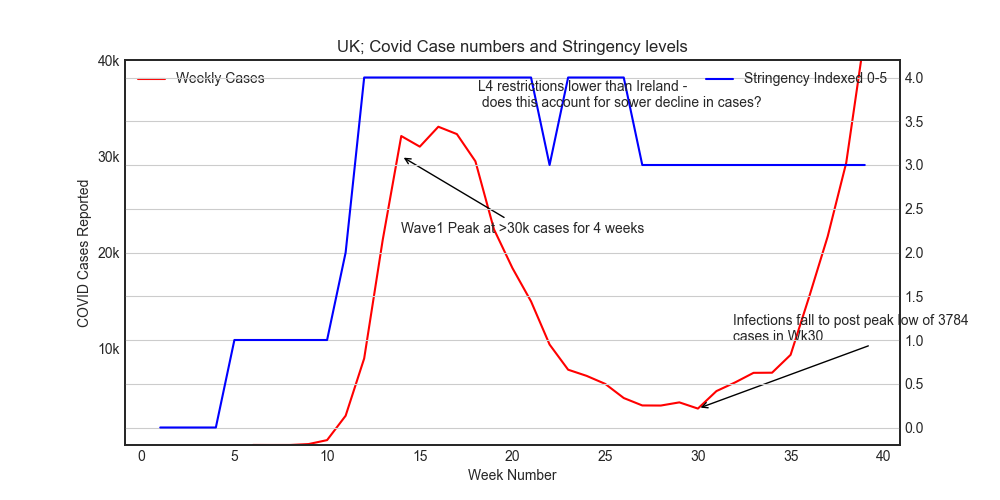

Source code (Python):
import pandas as pd
import matplotlib.pyplot as plt

plt.style.use('seaborn-white')
# set index as Week-Num (column 14)
data = pd.read_csv('RDCDFinal.csv', index_col=14)
print(data.columns)

RD =data.loc[:,['location', 'Weekly_Cases','Stringency_Indexed',]]
print(RD.columns)
RD['UK'] = RD['location'] == 'United Kingdom'
RD=RD.query('UK == True')
print(RD)
fig, ax = plt.subplots(figsize=(10,5))
ax.plot(RD.index, RD['Weekly_Cases'], color='r', label='Weekly Cases')
plt.ylim(0, 40000) #to set the axis ...xlim for x axis
plt.yticks([10000, 20000, 30000, 40000],['10k', '20k', '30k', '40k'])

ax2 = ax.twinx()
ax2.plot(RD.index, RD['Stringency_Indexed'], color='b', label='Stringency Indexed 0-5')
#plt.yscale('log')
ax.set
ax.set_xlabel('Week Number')
ax.set_ylabel("COVID Cases Reported")
ax.set_title("UK; Covid Case numbers and Stringency levels")
ax.annotate('Wave1 Peak at >30k cases for 4 weeks', xy=(14, 30000),  xycoords='data',
                xytext=(0, -55), textcoords='offset points',
                arrowprops=dict(arrowstyle="->"), wrap=True)
ax.annotate('Infections fall to post peak low of 3784 cases in Wk30', xy=(30, 3784),  xycoords='data',
                xytext=(25, 50), textcoords='offset points',
                arrowprops=dict(arrowstyle="->"), wrap=True)
ax2.annotate('L4 restrictions lower than Ireland -                                                                                  does this account for sower decline in cases?', xy=(20, 4),  xycoords='data',
                xytext=(-25, -20), textcoords='offset points', wrap=True)
ax.legend()
ax2.legend()
plt.grid(True)
plt.show()
fig.savefig('UK; Covid Case numbers and Stringency levels.png')
plt.close()
